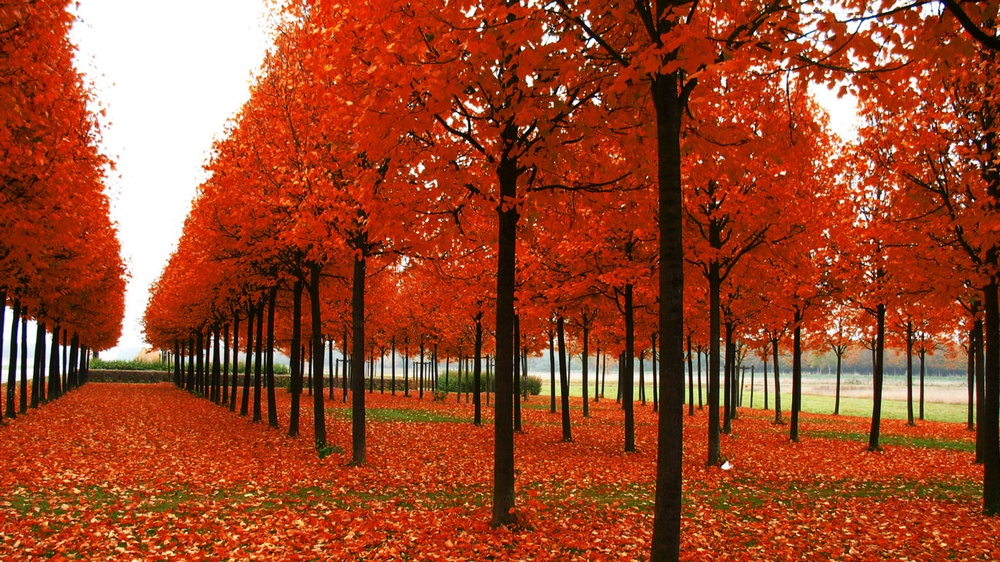
//> input picture OpenCV/distrans/test.jpg, 1000 x 562 px, shrunk from 1366 x 768 before the run
$ ./distrans   (built with g++ and OpenCV 4)
//> lines starting //> are read from the running program, lines starting //| are printed output that depends on the picture
#include"cv.h"
#include"highgui.h"

int main()
{
    IplImage* src = cvLoadImage ("test.jpg", 1);
//> src is the input picture: 562 rows x 1000 cols, CV_8UC3; mean B, G, R 42.1, 72.3, 155.4
    IplImage* dst = cvCreateImage (cvGetSize(src), IPL_DEPTH_32F, 1);
    IplImage* canny = cvCreateImage (cvGetSize(src), IPL_DEPTH_8U, 1);

    cvCvtColor (src, canny, CV_RGB2GRAY);
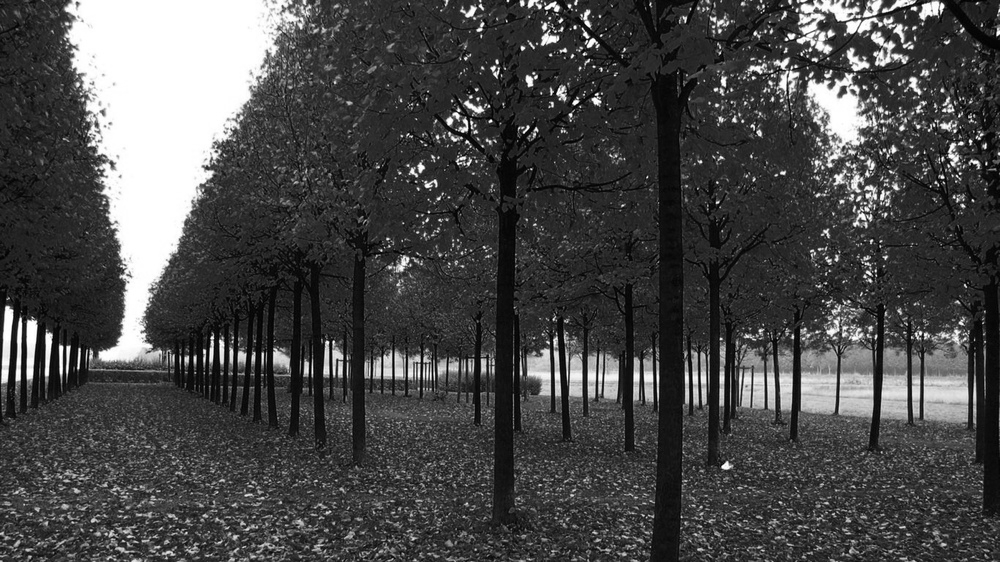
//> canny: 562 rows x 1000 cols, CV_8UC1; min 0, max 255, mean 72.7
    cvCanny (canny, canny, 100, 200, 3);
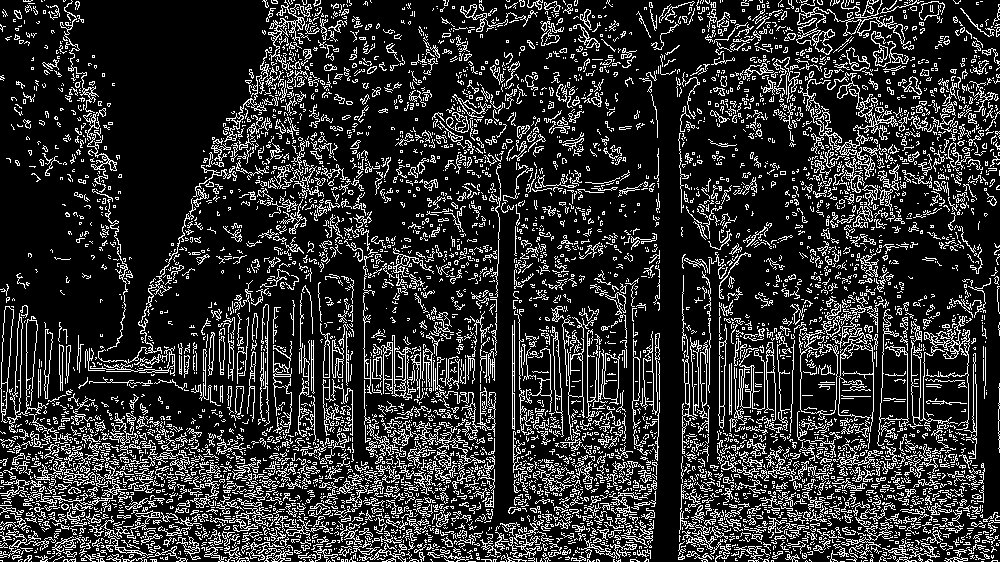
//> canny: 562 rows x 1000 cols, CV_8UC1; 18.5% white in thin lines or dots
//> (the run ends here: the program stops with an error, at `cvDistTransform (canny, dst, CV_DIST_WELSCH, 3);`)
